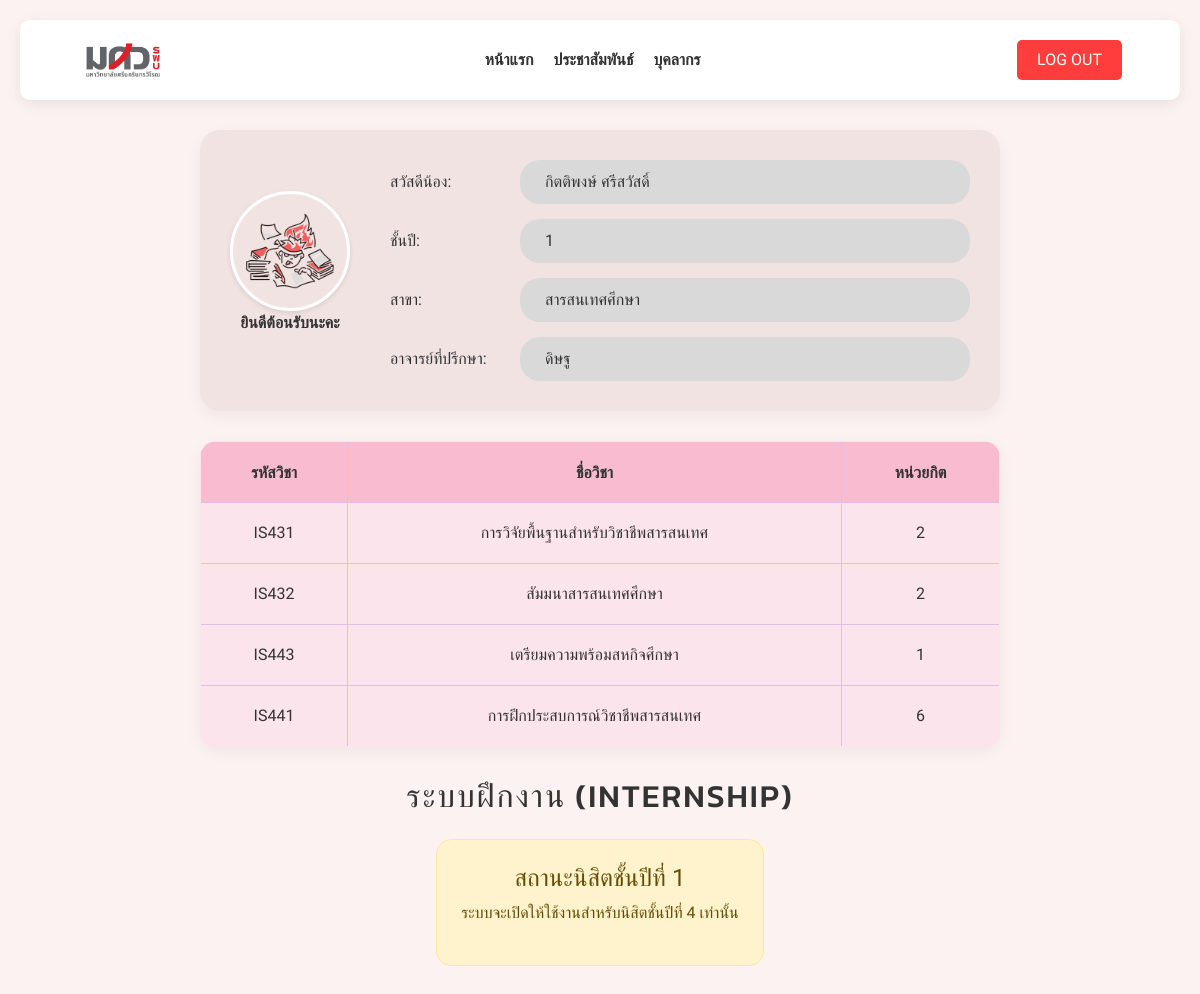
The app's page /student/view_status.php (signed in) with its own data.
### tables this page shows
CREATE TABLE `students` (
  `student_id` varchar(20) NOT NULL,
  `u_id` varchar(10) NOT NULL,
  `full_name` varchar(100) NOT NULL,
  `email` varchar(100) DEFAULT NULL,
  `phone` varchar(20) DEFAULT NULL,
  `major` varchar(100) NOT NULL,
  `year_level` varchar(10) DEFAULT NULL,
  `gpa` varchar(10) DEFAULT NULL,
  `advisor` varchar(20) DEFAULT NULL
);

CREATE TABLE `courses` (
  `course_id` varchar(10) NOT NULL,
  `course_name` varchar(100) NOT NULL,
  `credits` varchar(10) NOT NULL
);

### student/view_status.php (the view, shortened to what this page needs)
<?php
require_once '../includes/db_connect.php';
$u_id = $_SESSION['u_id'];
$stmt = $conn->prepare("
    SELECT s.student_id, s.full_name, s.major, s.year_level, s.advisor, s.email, s.phone, s.gpa
    FROM users u
    JOIN students s ON u.u_id = s.u_id
    WHERE u.u_id = :u_id
    LIMIT 1
");
$stmt->execute(['u_id' => $u_id]);
$student = $stmt->fetch(PDO::FETCH_ASSOC);
$stmt_course = $conn->prepare("
    SELECT c.course_id, c.course_name, c.credits
    FROM enrollments e
    JOIN courses c ON e.course_id = c.course_id
    WHERE e.student_id = :student_id
");
$stmt_course->execute(['student_id' => $student['student_id']]);
$courses = $stmt_course->fetchAll(PDO::FETCH_ASSOC);
?>
<!DOCTYPE html>
<html lang="th">
<head>
    <link rel="stylesheet" href="../bootstrap-5.3.8-dist/css/bootstrap.min.css">
    <link rel="stylesheet" href="../custom.css">
</head>
     <header>
        <div class="logo">
            <a href="https://swu.ac.th/" target="_blank">
                <img src="../homepage_pic/SWU_Logo_TH_Color.png" alt="SWU" class="logo-img">
            </a>
        </div>
        <div class="nav-links">
            <a href="#home">หน้าแรก</a>
            <a href="#news">ประชาสัมพันธ์</a>
            <a href="#teacher">บุคลากร</a>
        </div>
        <a href="../index.html"><button class="logout-btn">LOG OUT</button></a>
    </header>
    <div class="profile-card">
        <div style="text-align: center;">
            <img src="../homepage_pic/student_pic.png" class="cat-img" alt="profile">
            <p><b>ยินดีต้อนรับนะคะ</b></p>
        </div>
        <div class="info-group" style="flex-grow: 1;">
            <div class="form-row"><span style="min-width:120px;">สวัสดีน้อง:</span> <span class="data-box"><?= htmlspecialchars($student['full_name'] ?? 'ไม่พบข้อมูล') ?></span></div>
            <div class="form-row"><span style="min-width:120px;">ชั้นปี:</span> <span class="data-box"><?= htmlspecialchars($student['year_level'] ?? '-') ?></span></div>
            <div class="form-row"><span style="min-width:120px;">สาขา:</span> <span class="data-box"><?= htmlspecialchars($student['major'] ?? '-') ?></span></div>
            <div class="form-row"><span style="min-width:120px;">อาจารย์ที่ปรึกษา:</span> <span class="data-box"><?= htmlspecialchars($student['advisor'] ?? '-') ?></span></div>
        </div>
    </div>
    <table class="subject-table">
        <thead>
            <tr style="background:#F8BBD0;"><th>รหัสวิชา</th><th>ชื่อวิชา</th><th>หน่วยกิต</th></tr>
        </thead>
        <tbody>
            <?php if ($courses): foreach ($courses as $row): ?>
                <tr><td><?= htmlspecialchars($row['course_id']) ?></td><td><?= htmlspecialchars($row['course_name']) ?></td><td><?= htmlspecialchars($row['credits']) ?></td></tr>
            <?php endforeach; else: ?>
                <tr><td colspan="3">ยังไม่มีข้อมูลการลงทะเบียน</td></tr>
            <?php endif; ?>
        </tbody>
    </table>
    <div class="container text-center" style="margin-bottom: 50px;">
        <h2 style="font-family: 'Kanit'; letter-spacing: 2px;">ระบบฝึกงาน (INTERNSHIP)</h2>
        <?php if ($student['year_level'] < 4): ?>
            <div class="alert alert-warning d-inline-block p-4 mt-3" style="border-radius: 15px;">
                <h4>สถานะนิสิตชั้นปีที่ <?= $student['year_level'] ?></h4>
                <p>ระบบจะเปิดให้ใช้งานสำหรับนิสิตชั้นปีที่ 4 เท่านั้น</p>
            </div>
        <?php endif; ?>
    </div>
</body>
</html>

### custom.css (style rules this page uses)
:root { --primary-red: #ff2a2a; --primary-blue: #5b7cfa; --bg-gray: #f2f2f2; --text-dark: #333; --footer-brown: #c07f67; }
html { scroll-behavior: smooth; }
* { margin: 0; padding: 0; box-sizing: border-box; font-family: 'Prompt', sans-serif; }
header { display: flex; justify-content: space-between; align-items: center; padding: 15px 5%; background-color: rgba(255, 255, 255, 0.95); box-shadow: 0 4px 15px rgba(0, 0, 0, 0.08); position: sticky; top: 0; z-index: 1000; transition: all 0.3s ease; }
.logo { font-weight: bold; font-size: 24px; color: #333; }
.nav-links { display: flex; gap: 20px; font-size: 14px; }
.nav-links a { text-decoration: none; color: var(--text-dark); font-size: 16px; font-weight: 600; padding: 5px 0; transition: all 0.3s ease; }
.logo-img { height: 45px; width: auto; display: block; }

### student/view_status.php (style rules this page uses)
header { display: flex; justify-content: space-between; align-items: center; padding: 15px 5%; background-color: #fff; box-shadow: 0 4px 15px rgba(0, 0, 0, 0.08); margin-bottom: 30px; border-radius: 10px; }
.logo-img { height: 50px; }
.nav-links { display: flex; gap: 20px; }
.nav-links a { text-decoration: none; color: #333; font-weight: 600; }
.logout-btn { background-color: #FF3D3D; color: white; border: none; padding: 8px 20px; border-radius: 5px; cursor: pointer; transition: 0.3s; }
.profile-card { background-color: #F2E3E3; border-radius: 20px; padding: 30px; display: flex; align-items: center; gap: 40px; max-width: 800px; margin: 0 auto 30px; box-shadow: 0 5px 15px rgba(0,0,0,0.05); }
.cat-img { width: 120px; border-radius: 50%; border: 3px solid #fff; box-shadow: 0 2px 5px rgba(0,0,0,0.1); }
.info-group { display: flex; flex-direction: column; gap: 15px; flex-grow: 1; }
.form-row { display: flex; align-items: center; gap: 10px; }
.data-box { background-color: #D9D9D9; padding: 10px 25px; border-radius: 20px; font-size: 16px; flex-grow: 1; display: block; color: #333; }
.subject-table { width: 100%; max-width: 800px; margin: 0 auto 30px; border-collapse: collapse; background-color: #FCE4EC; border-radius: 15px; overflow: hidden; border: 1px solid #e1bee7; box-shadow: 0 5px 15px rgba(0,0,0,0.05); }
.subject-table th, .subject-table td { padding: 18px 15px; border: 1px solid #e1bee7; text-align: center; }
.subject-table th { background-color: #F8BBD0; font-family: 'Kanit'; font-weight: 600; color: #333; }

### records on screen
students: full_name "กิตติพงษ์ ศรีสวัสดิ์", year_level "1", major "สารสนเทศศึกษา", advisor "ดิษฐู"
courses: course_id "IS431", course_name "การวิจัยพื้นฐานสำหรับวิชาชีพสารสนเทศ", credits "2"
courses: course_id "IS432", course_name "สัมมนาสารสนเทศศึกษา", credits "2"
courses: course_id "IS443", course_name "เตรียมความพร้อมสหกิจศึกษา", credits "1"
courses: course_id "IS441", course_name "การฝึกประสบการณ์วิชาชีพสารสนเทศ", credits "6"
